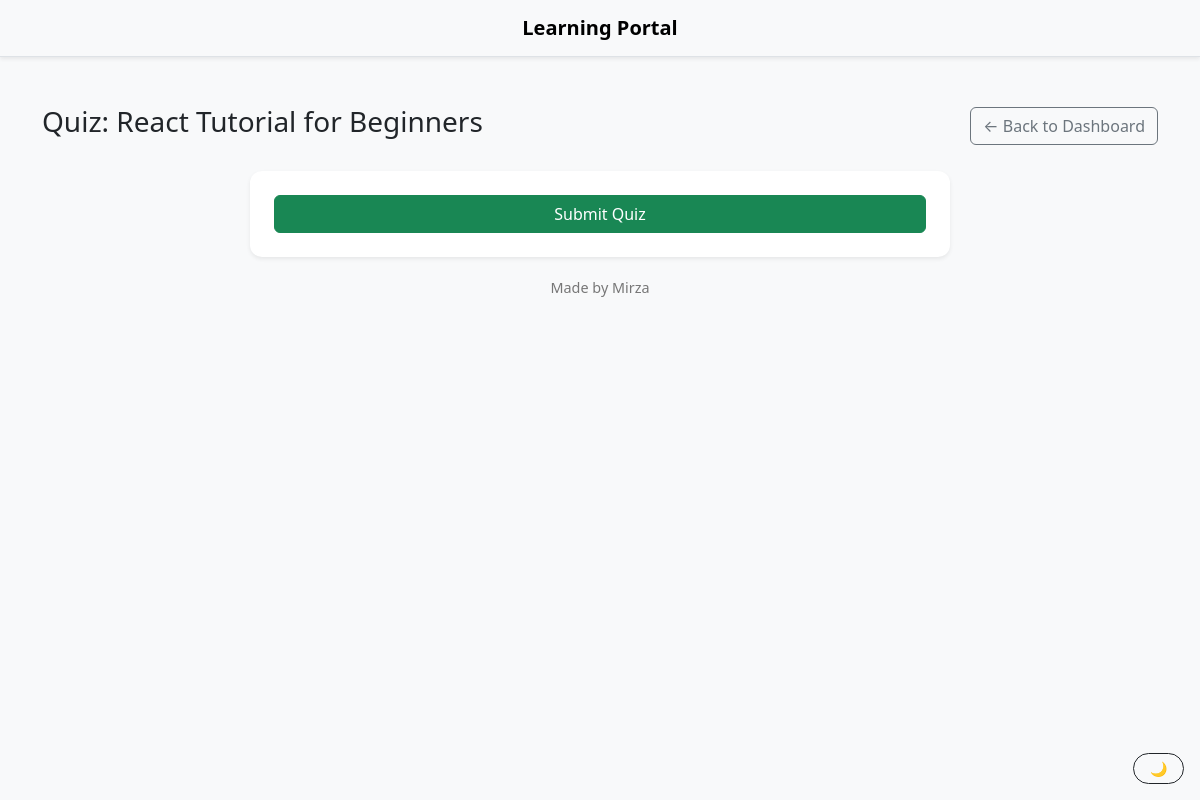
The app's page /quiz/3/ (signed in), older data.
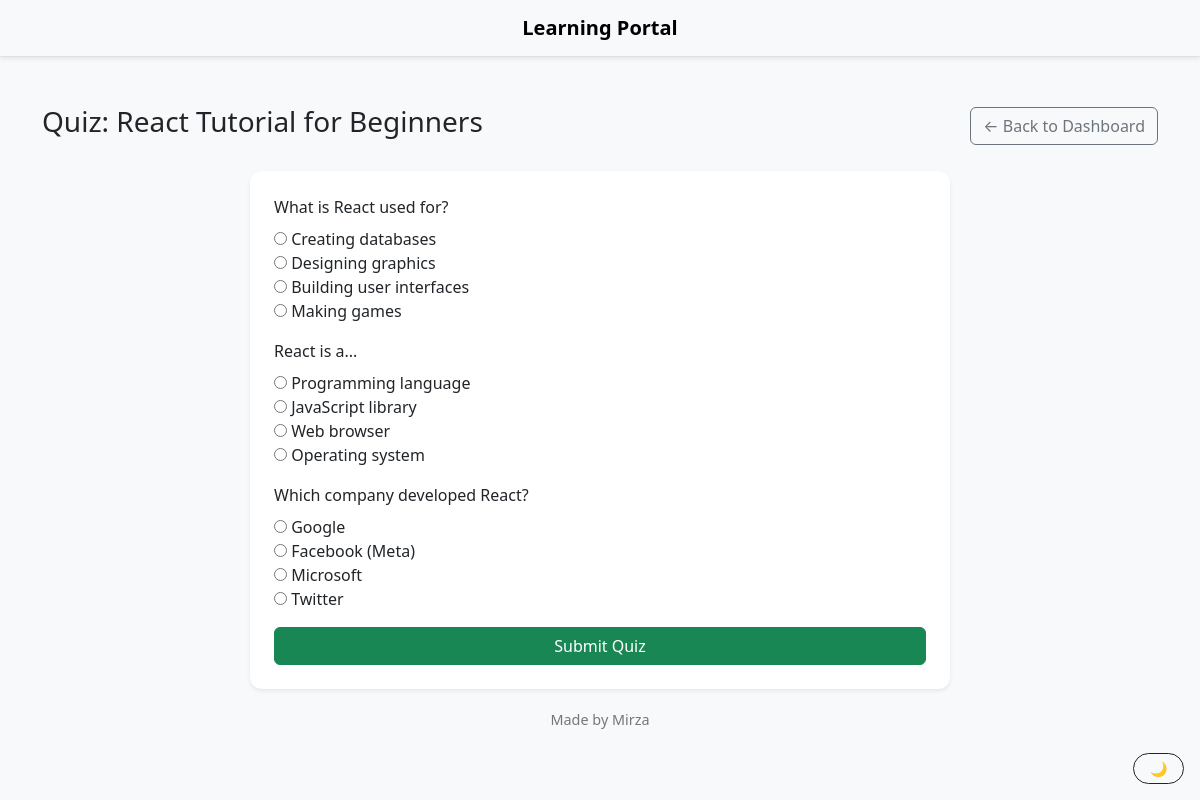
The same page, newer data.
### main/models.py (models this page shows, shortened)
class QuizQuestion(models.Model):
    video = models.ForeignKey(Video, on_delete=models.CASCADE, related_name='questions')
    question_text = models.CharField(max_length=255)
    option_a = models.CharField(max_length=100)
    option_b = models.CharField(max_length=100)
    option_c = models.CharField(max_length=100)
    option_d = models.CharField(max_length=100)
    correct_option = models.CharField(max_length=1, choices=[
        ('A', 'A'), ('B', 'B'), ('C', 'C'), ('D', 'D')
    ])

### main/views.py (the view)
# urls.py: path('quiz/<int:video_id>/', views.quiz_view, name='quiz'),
@login_required
def quiz_view(request, video_id):
    video = get_object_or_404(Video, id=video_id)
    questions = video.questions.all()
    if request.method == 'POST':
        form = QuizForm(request.POST, questions=questions)
        if form.is_valid():
            score = 0
            total = questions.count()
            for question in questions:
                selected = form.cleaned_data.get(f'question_{question.id}')
                if selected == question.correct_option:
                    score += 1
            QuizSubmission.objects.create(
            user=request.user,
            video=video,
            score=score)
            messages.success(request, f'You scored {score}/{total}')
            all_videos = video.product.videos.all()
            all_done = all(
                QuizSubmission.objects.filter(user=request.user, video=v).exists()
                for v in all_videos
            )
            if all_done:
                UserProductProgress.objects.update_or_create(
                    user=request.user,
                    product=video.product,
                    defaults={'completed': True}
                )
            next_video = Video.objects.filter(
                product=video.product,
                order__gt=video.order
            ).order_by('order').first()
            if next_video:
                return redirect('product_detail', pk=video.product.id)
            else:
                return redirect('dashboard')
    else:
        form = QuizForm(questions=questions)
    return render(request, 'quiz.html', {'form': form, 'video': video})

### main/forms.py
class QuizForm(forms.Form):
    def __init__(self, *args, **kwargs):
        questions = kwargs.pop('questions')
        super(QuizForm, self).__init__(*args, **kwargs)
        for question in questions:
            self.fields[f"question_{question.id}"] = forms.ChoiceField(
                label=question.question_text,
                choices=[
                    ('A', question.option_a),
                    ('B', question.option_b),
                    ('C', question.option_c),
                    ('D', question.option_d)
                ],
                widget=forms.RadioSelect,
                required=True
            )

### main/templates/quiz.html (shortened to what this page needs)
{% extends "base.html" %}
{% block content %}
<div class="d-flex justify-content-between align-items-center mb-4">
    <h3>Quiz: {{ video.title }}</h3>
    <a href="{% url 'dashboard' %}" class="btn btn-outline-secondary">← Back to Dashboard</a>
</div>
<div class="card shadow-sm border-0 p-4" style="max-width: 700px; margin: auto;">
    <form method="post">
        {% for field in form %}
        <div class="mb-3">
            <label class="form-label">{{ field.label }}</label>
            {{ field }}
        </div>
        {% endfor %}
        <button type="submit" class="btn btn-success w-100">Submit Quiz</button>
    </form>
</div>
{% endblock %}

Row changes from the older to the newer data that the page shows:
added QuizQuestion: label "What is React used for?"
added QuizQuestion: label "React is a..."
added QuizQuestion: label "Which company developed React?"
Text that changed along with them:
new list line: "☐ Creating databases ☐ Designing graphics ☐ Building user interfaces ☐ Making games Creating databases Designing graphics Building user interfaces Making games"
new list line: "☐ Programming language ☐ JavaScript library ☐ Web browser ☐ Operating system Programming language JavaScript library Web browser Operating system"
new list line: "☐ Google ☐ Facebook (Meta) ☐ Microsoft ☐ Twitter Google Facebook (Meta) Microsoft Twitter"
